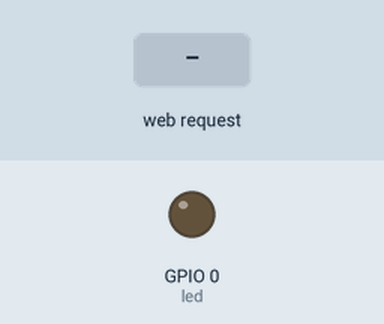
A sketch run on a simulated ESP8266 (NodeMCU). On the bench: output pins drawn as LEDs (lit = HIGH). Inputs (shaded band) come from the test bench. What the sketch prints to the serial monitor is not drawn.

Above: at 1.2 s.
1.3 s: HTTP request GET /on received
At 2.5 s:
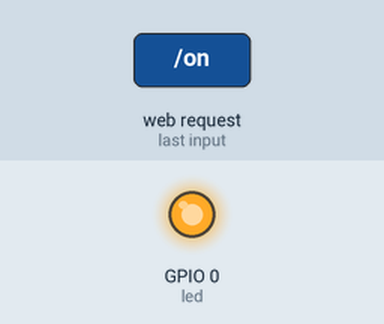
2.8 s: HTTP request GET /off received
At 3.9 s:
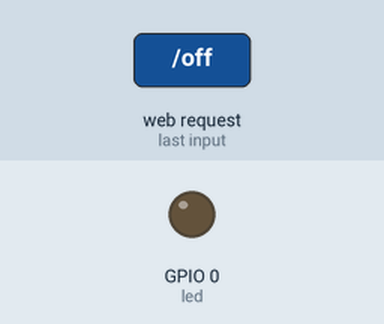
Timing chart, 0 to 5.8 s (numbered marks = the images above; inputs shaded):
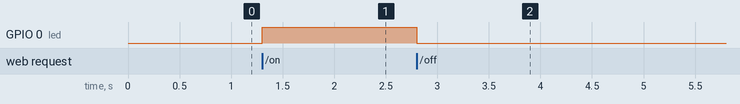

The sketch:

WebserverRelay.ino
```cpp
#include <ESP8266WebServer.h>
#include <ESP8266mDNS.h>

const char* ssid = "MVTIOT_ESP8266S1";
const char* password = "12345678jqk";

IPAddress local_IP(192,168,4,1);
IPAddress gateway(192,168,4,1);
IPAddress subnet(255,255,255,0);

ESP8266WebServer server(80);

const int led = 0;

void handleRoot() {
  String s = "<!DOCTYPE html> <html lang='vi'> <head> <meta charset='UTF-8'> <meta name='viewport' content='width=device-width, initial-scale=1.0'> <meta http-equiv='X-UA-Compatible' content='ie=edge'> <title>Điều khiển thiết bị từ xa qua wifi</title> <style> body {font-family: Arial, Helvetica, sans-serif; max-width: 800px; margin: 0 auto; background-color: #eee; text-align: center; } h1 {font-size: 24px; } #status {font-size: 20px; margin-bottom: 1rem; } #status.on {color: #1cca1c; } #status.off {color: #F00; } #button {margin-top: 2rem; padding: 0.2rem 1rem; font-size: 16px; border: 1px solid #bbb; border-radius: 4px; cursor: pointer; } #button:focus {outline: none; } </style> <script> onloadPage = () => {const divStatus = document.getElementById('status'); const button = document.getElementById('button'); const GET = (url, callback) => {const req = new XMLHttpRequest(); req.open('GET', url); req.addEventListener('load', event => {const res = event.currentTarget; callback(res.response); }); req.addEventListener('error', event => {alert(event); }); req.send(); }; const updateStatus = status => {divStatus.innerText = status; if (status === 'on') {button.innerText = 'Off'; divStatus.classList.add('on'); divStatus.classList.remove('off'); } else {button.innerText = 'On'; divStatus.classList.add('off'); divStatus.classList.remove('on'); } }; GET('/status', status => {updateStatus(status); }); button.addEventListener('click', () => {const url = divStatus.innerText === 'on' ? 'off' : 'on'; GET('/' + url, status => {updateStatus(status); }); }); }; </script> </head> <body onload='onloadPage()'> <h1>Điều khiển thiết bị từ xa qua wifi</h1> <h3>Vui lòng liên hệ Mạc Tân - 0964 335 688</h3> <div id='status'>Đang kiểm tra...</div> <button type='button' id='button'>On/Off</button> </body> </html>";
  server.send(200, "text/html", s);
}

void handleNotFound() {
  String message = "File Not Found\n\n";
  message += "URI: ";
  message += server.uri();
  message += "\nMethod: ";
  message += (server.method() == HTTP_GET) ? "GET" : "POST";
  message += "\nArguments: ";
  message += server.args();
  message += "\n";
  for (uint8_t i = 0; i < server.args(); i++) {
    message += " " + server.argName(i) + ": " + server.arg(i) + "\n";
  }
  server.send(404, "text/plain", message);
}

void setup(void) {
  pinMode(led, OUTPUT);
  digitalWrite(led, 0);
  Serial.begin(115200);
  WiFi.softAP(ssid, password);
  WiFi.softAPConfig(local_IP, gateway, subnet);

  if (MDNS.begin("esp8266")) {
    Serial.println("MDNS responder started");
  }

  server.on("/", handleRoot);

  server.on("/status", []() {
    server.send(200, "text/plain", (digitalRead(led) == HIGH ? "on" : "off"));
  });

  server.on("/on", []() {
    digitalWrite(led, 1);
    server.send(200, "text/plain", "on");
  });

  server.on("/off", []() {
    digitalWrite(led, 0);
    server.send(200, "text/plain", "off");
  });

  server.onNotFound(handleNotFound);

  server.begin();
  Serial.println("HTTP server started");
}

void loop(void) {
  server.handleClient();
  MDNS.update();
}
```

Measured:
- after the input at 1.3 s, GPIO 0 (led): LOW → HIGH at once
- after the input at 2.8 s, GPIO 0 (led): HIGH → LOW at once
